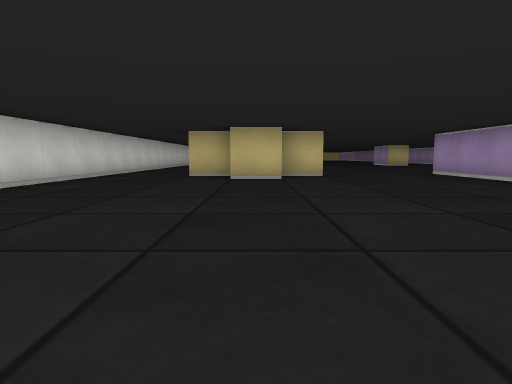
[1] (above)

24 first-person views from a walk through a cub3D level. The camera is about half as high as the walls, tilts 6° down and sees 75° across. The floor is counted in squares. Each view is taken from the middle of a square. On the plan, view 1 faces up. The plan holds only what a view shows up to about 9 squares ahead; the rest is blank.

[2]
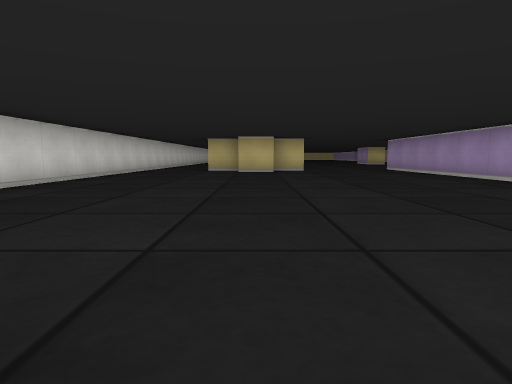

[3]
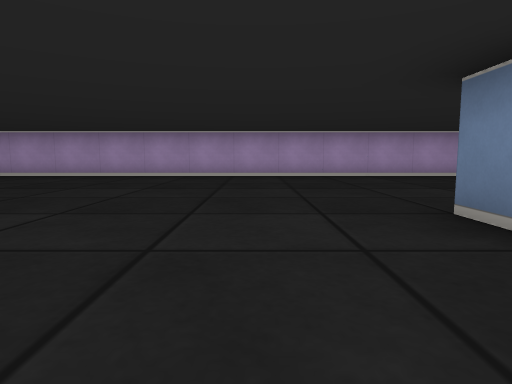

[4]
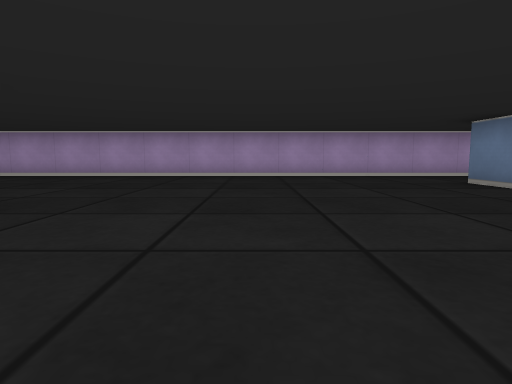

[5]
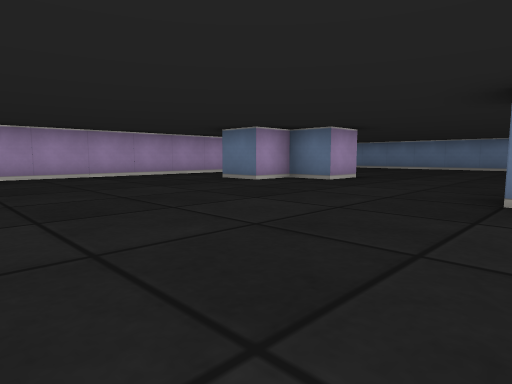

[6]
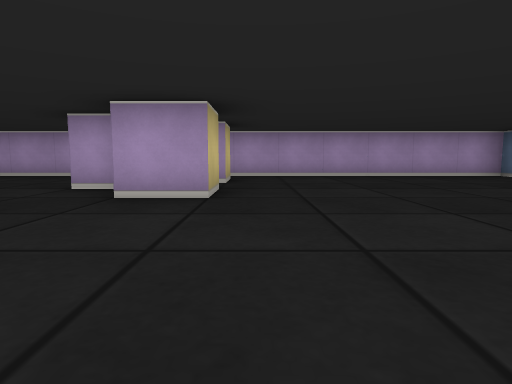

[7]
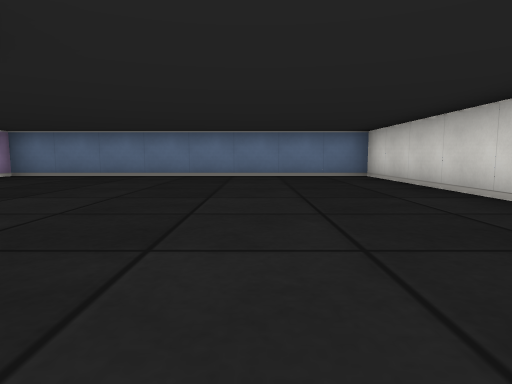

[8]
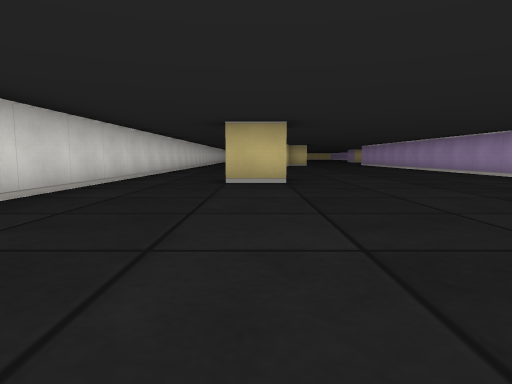

[9]
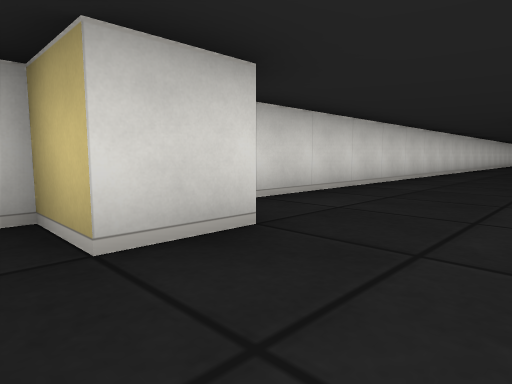

[10]
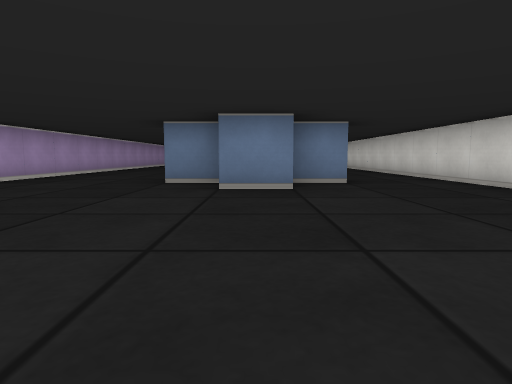

[11]
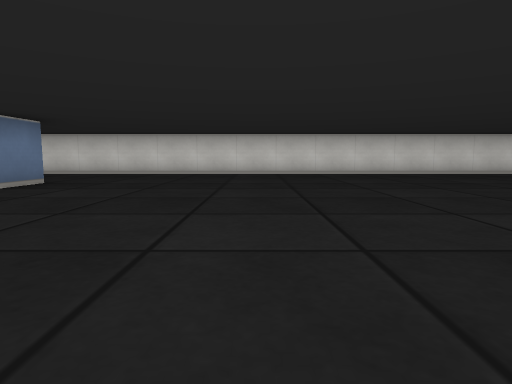

[12]
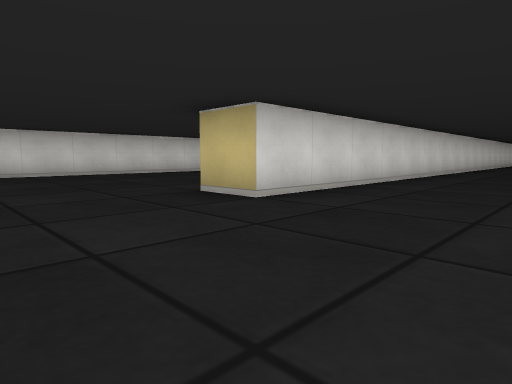

[13]
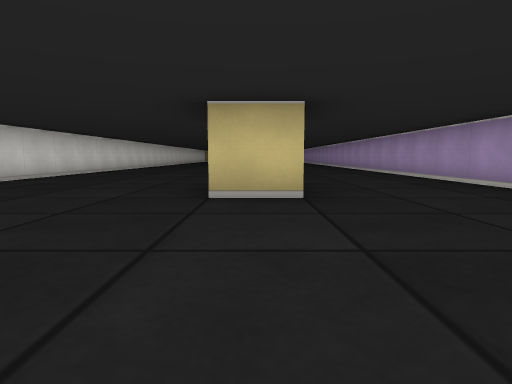

[14]
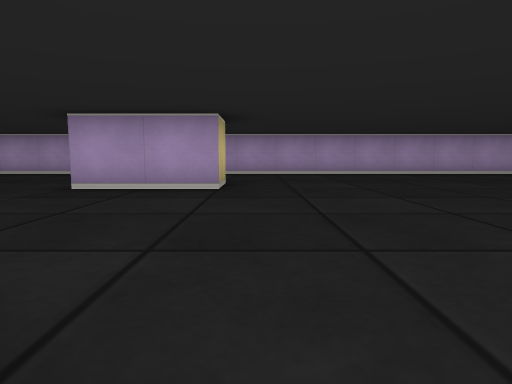

[15]
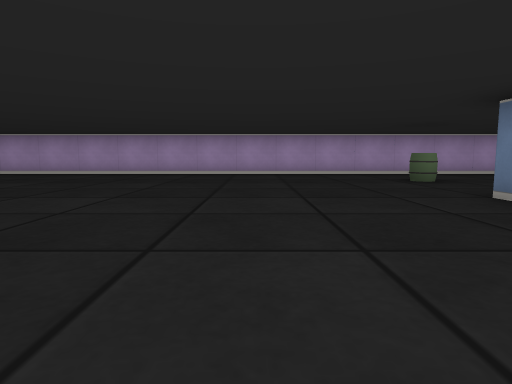

[16]
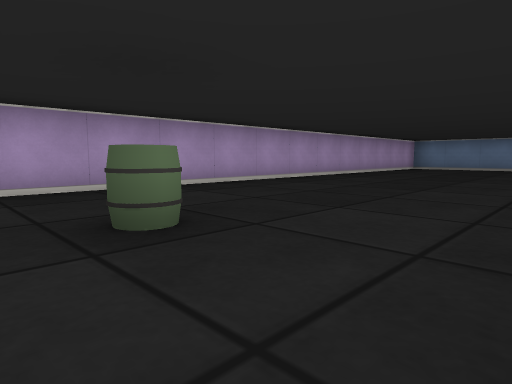

[17]
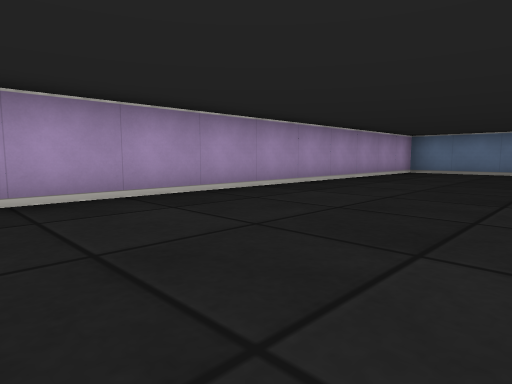

[18]
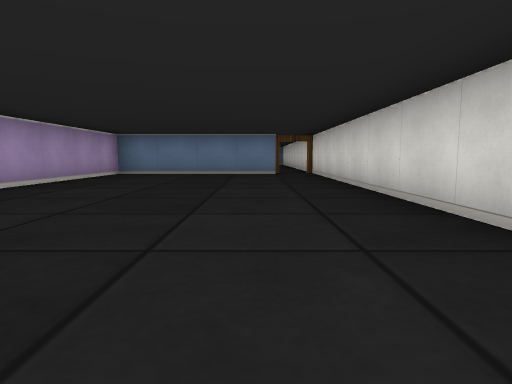

[19]
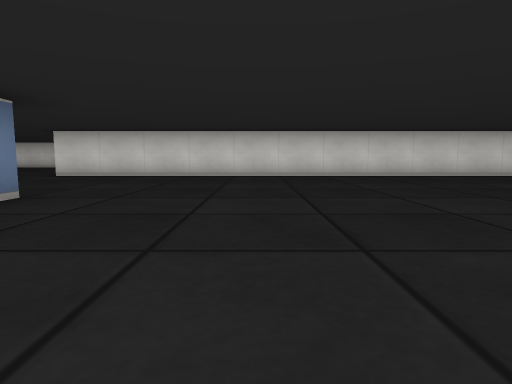

[20]
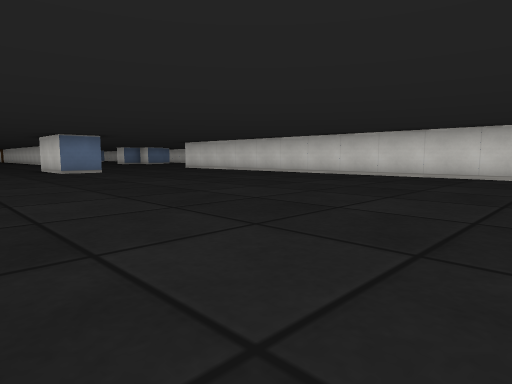

[21]
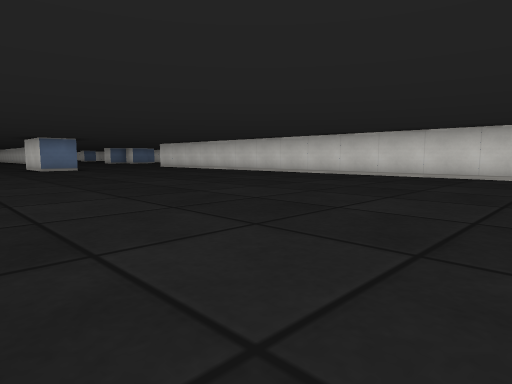

[22]
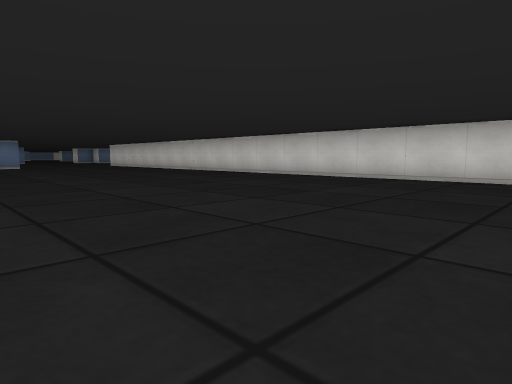

[23]
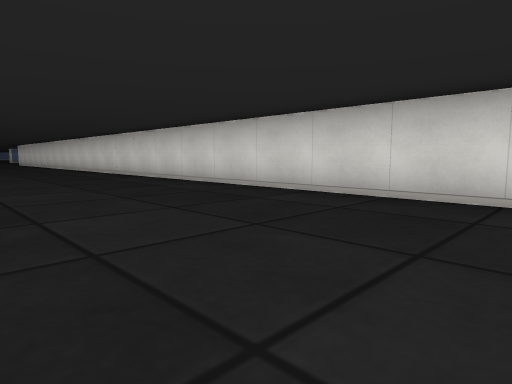

[24]
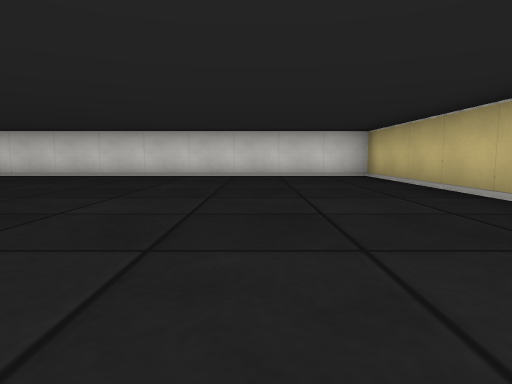

### Floor plan
Points are (right, up) in squares from view 1. A wall is a line through its corners. A room is listed if a view was taken in it or the views show most of it. See-through windows are left out.
Room 1 (views 1, 2, 3, 4, 5, 6, 7, 8, 9)
walls: (-0.4, -3.5) (-1.5, -3.5); (-1.1, -2.5) (-0.5, -2.5); (-2.5, -8.5) (-2.5, -9.5) (-3.5, -9.5); (1.5, -11.5) (0.5, -11.5) (0.5, -10.5) (1.5, -10.5) (1.5, -9.5) (2.5, -9.5); (3.5, -11.5) (2.5, -11.5); (-3.5, -13.1) (-3.5, -17.5) (4.5, -17.5) (4.5, 6.5); (0.5, 6.5) (-0.5, 6.5); (-0.5, 7.5) (-1.5, 7.5); (1.6, 7.5) (0.5, 7.5); (-3.5, 7.5) (-3.5, -7.5)
ways out: opening at (-2.5, 8) to room 2; opening at (3, 7.3) to room 2
Room 2 (views 10, 11, 12, 13, 14, 15, 16, 17, 18, 19, 20, 21, 22, 23, 24)
walls: (7.6, 16.5) (6.5, 16.5) (6.5, 18.5) (7.5, 18.5) (7.5, 17.6); (-3.5, 19.5) (-3.5, 7.5); (-0.6, 9.5) (0.5, 9.5); (0.5, 8.5) (1.5, 8.5); (-1.6, 8.5) (-0.5, 8.5); (4.5, 6.5) (4.5, 8.5); (5.5, 3.1) (5.5, -4.1); (6.9, 42.5) (2.5, 42.5) (2.5, 16.5) (1.5, 16.5); (6.5, -3.5) (10.5, -3.5) (10.5, 22.5)
ways out: opening at (-2.5, 8) to room 1; opening at (3, 7.3) to room 1; open door at (6, -4)
objects: barrel (8, 8)

Where each view was taken, in squares from view 1:
view 1: 0 up, 0 right, facing up
view 2: 3 down, 0 right, facing up
view 3: 1 down, 3 left, facing right
view 4: 6 down, 3 left, facing right
view 5: 5 down, 3 left, facing down-right
view 6: 12 down, 3 left, facing right
view 7: 10 down, 1 left, facing down
view 8: 9 down, 1 left, facing up
view 9: 10 down, 1 left, facing up-left
view 10: 14 up, 0 right, facing down
view 11: 13 up, 5 right, facing left
view 12: 14 up, 5 right, facing up-left
view 13: 13 up, 7 right, facing up
view 14: 16 up, 2 right, facing right
view 15: 11 up, 2 right, facing right
view 16: 9 up, 6 right, facing down-right
view 17: 6 up, 7 right, facing down-right
view 18: 5 up, 7 right, facing down
view 19: 21 up, 10 right, facing left
view 20: 28 up, 10 right, facing down-left
view 21: 30 up, 10 right, facing down-left
view 22: 33 up, 9 right, facing down-left
view 23: 37 up, 6 right, facing down-left
view 24: 40 up, 10 right, facing left
